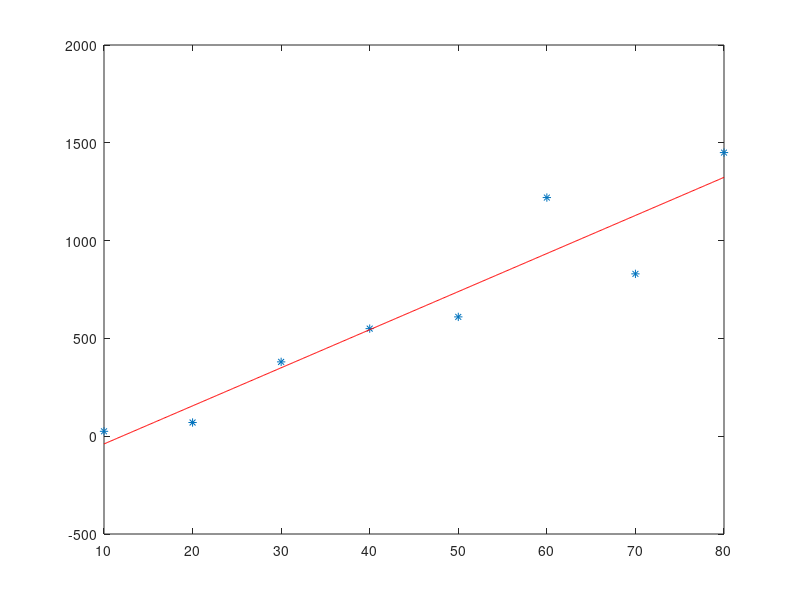

Write the MATLAB code that produced this figure.
disp('linear regression for straight line model ');
%straight line model
% y= ax + b
x = [10 20 30 40 50 60 70 80] ; 
y = [25 70 380 550 610 1220 830 1450];

% ∑ y = a ∑ x + n b
% ∑ yx = a ∑ x^2 + b ∑ x

% get variable values

n=length(x)     ; % n  
sx = sum(x)     ; % ∑ x
sy = sum(y)     ; % ∑ y
sxy = sum(x.*y) ; % ∑ yx
sx2 = sum(x.^2) ; % ∑ x^2

% ∑ Y = a ∑ x + n B
% ∑ Yx = a ∑ x^2 + B ∑ x

% we split this two equation into two matrices

Rightcoef = [sx n  ; sx2 sx ] ;  
Leftcoef = [sy ; sxy] ; 
%solve as matrices
%think of it as 
%Leftcoef = Rightcoef  * sol
sol = Rightcoef \ Leftcoef  ; % as same as 'sol  = Rightcoef^-1 * Leftcoef' but the backslash expression is more effcint for more info : https://www.mathworks.com/help/matlab/ref/mldivide.html

a = sol(1) ; %a
b = sol(2) ; %b

%calc R^2
yav = mean(y) ;
st = sum( (y-yav).^2 )  ;
sr = sum((y-b-a*x).^2) ;
r2=(st-sr)/st ;


disp("a = "+ a) ;
disp("b = "+b) ;
disp("r^2 = "+r2) ;

x1 = min(x):0.1:max(x); 
%y=ax+b
y1 = a*x1+b ;

plot(x,y ,'*' , x1 ,y1 ,'r-')